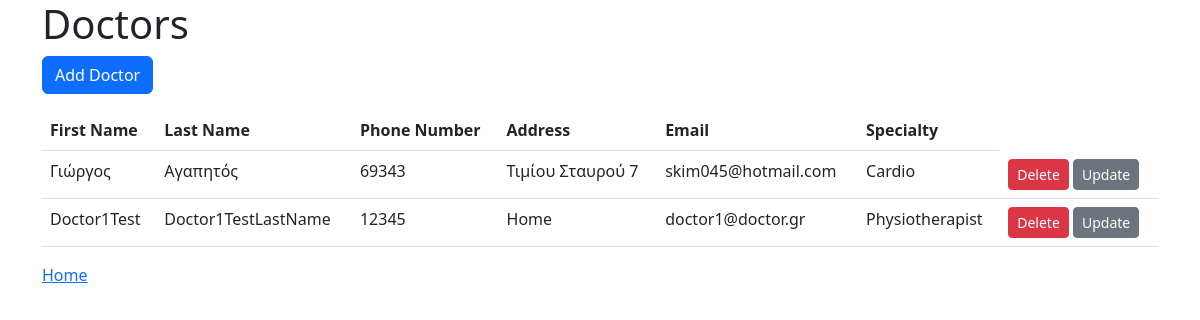
The page /hospital/doctors/ on the database its author committed.
### hospital/models.py (models this page shows, shortened)
class Doctor(models.Model):
    user = models.OneToOneField(User, null=True, default=None, blank=True, on_delete=models.CASCADE)
    first_name = models.CharField(max_length=40, null=True, default=None)
    last_name = models.CharField(max_length=40, null=True, default=None)
    phone_number = models.CharField(max_length=10)
    address = models.CharField(max_length=50)
    email = models.EmailField()
    specialty = models.CharField(max_length=50)

### hospital/views.py (the view)
# urls.py: path('doctors/', views.doctors_view, name="doctors"),
def doctors_view(request):
    doctors = Doctor.objects.all()
    context = {'doctors' : doctors}
    return render(request, 'doctors.html', context)

### hospital/templates/doctors.html (shortened to what this page needs)
<!DOCTYPE html>
<html lang="en">
  <head>
    <link
      rel="stylesheet"
      href="https://cdn.jsdelivr.net/npm/bootstrap@5.3.0/dist/css/bootstrap.min.css"
    />
  </head>
  <body>
    <div class="container">
      <h1>Doctors</h1>
      <a href="{% url 'hospital:add_doctor' %}" class="btn btn-primary mb-3"
        >Add Doctor</a
      >
      <table class="table">
        <thead>
          <tr>
            <th>First Name</th>
            <th>Last Name</th>
            <th>Phone Number</th>
            <th>Address</th>
            <th>Email</th>
            <th>Specialty</th>
          </tr>
        </thead>
        <tbody>
          {% for doctor in doctors %}
          <tr>
            <td>{{doctor.first_name}}</td>
            <td>{{doctor.last_name}}</td>
            <td>{{doctor.phone_number}}</td>
            <td>{{doctor.address}}</td>
            <td>{{doctor.email}}</td>
            <td>{{doctor.specialty}}</td>
            <td>
              <form
                action="{% url 'hospital:delete_doctor' doctor.id %}"
                method="POST"
                class="d-inline"
              >
                <button
                  type="submit"
                  class="btn btn-danger btn-sm"
                  onclick="return confirm('Are you sure you want to delete this doctor?')"
                  title="Delete"
                >
                  Delete
                </button>
              </form>
              <a
                href="{% url 'hospital:update_doctor' doctor.id %}"
                class="btn btn-secondary btn-sm"
                title="Update"
                >Update</a
              >
            </td>
          </tr>
          {% endfor %}
        </tbody>
      </table>
      <a href="{% url 'hospital:index' %}">Home</a>
    </div>
  </body>
</html>

### rows shown on the page
Doctor: first_name "Γιώργος", last_name "Αγαπητός", phone_number "69343", address "Τιμίου Σταυρού 7", email "skim045@hotmail.com", specialty "Cardio"
Doctor: first_name "Doctor1Test", last_name "Doctor1TestLastName", phone_number "12345", address "Home", email "doctor1@doctor.gr", specialty "Physiotherapist"
